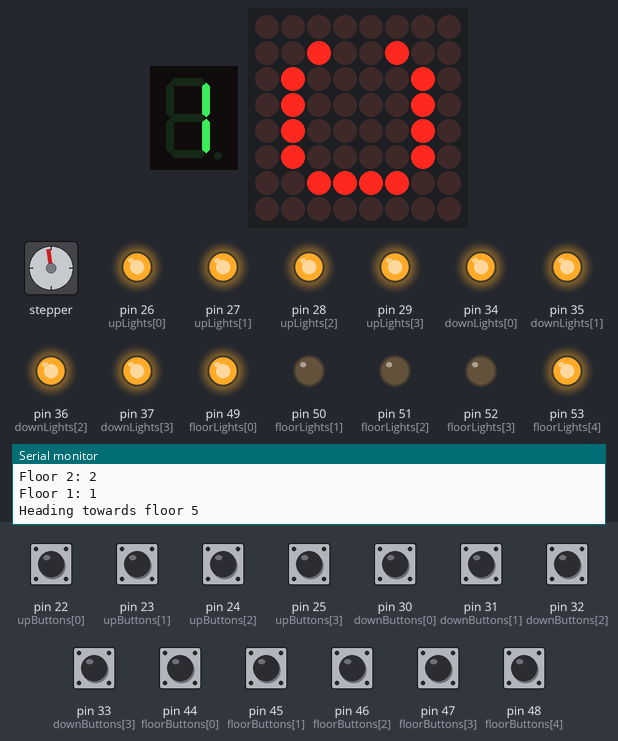
Bench run of a sketch on a simulated Arduino Mega 2560, built with avr-gcc and run on an emulated ATmega2560. Shown: 1-digit seven-segment display, 8×8 LED matrix, stepper motor, output pins drawn as LEDs (lit = HIGH), the last lines printed to the serial monitor. Inputs (shaded band) come from the test bench; at power-on: pin 22 (upButtons[0]), pin 23 (upButtons[1]), pin 24 (upButtons[2]), pin 25 (upButtons[3]), pin 30 (downButtons[0]), pin 31 (downButtons[1]), pin 32 (downButtons[2]), pin 33 (downButtons[3]), pin 44 (floorButtons[0]), pin 45 (floorButtons[1]), pin 46 (floorButtons[2]), pin 47 (floorButtons[3]), pin 48 (floorButtons[4]) HIGH. EEPROM starts erased; stepper angles assume 4096 steps per turn.

Above: at 9.35 s.
9.4 s: pin 44 (floorButtons[0]) pulled LOW for 1.2 s
At 10.6 s:
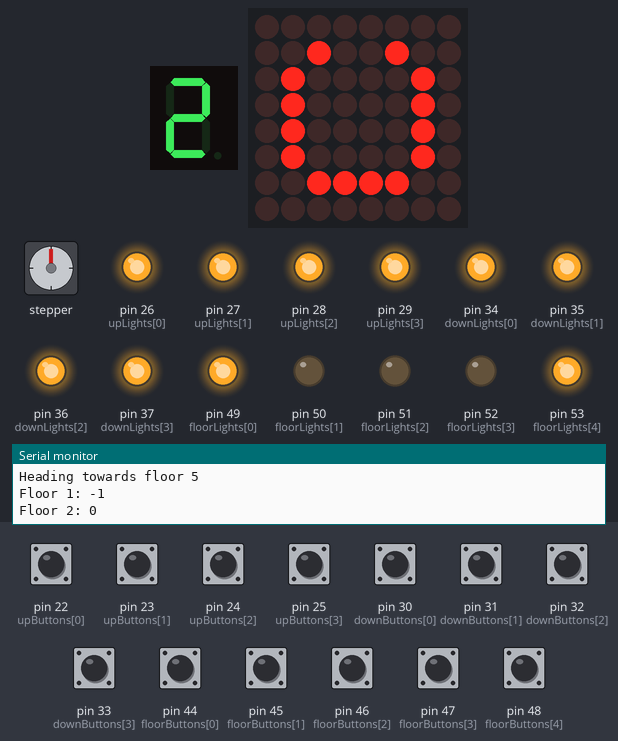
14.3 s: pin 44 (floorButtons[0]) pulled LOW for 1.2 s
At 17.6 s:
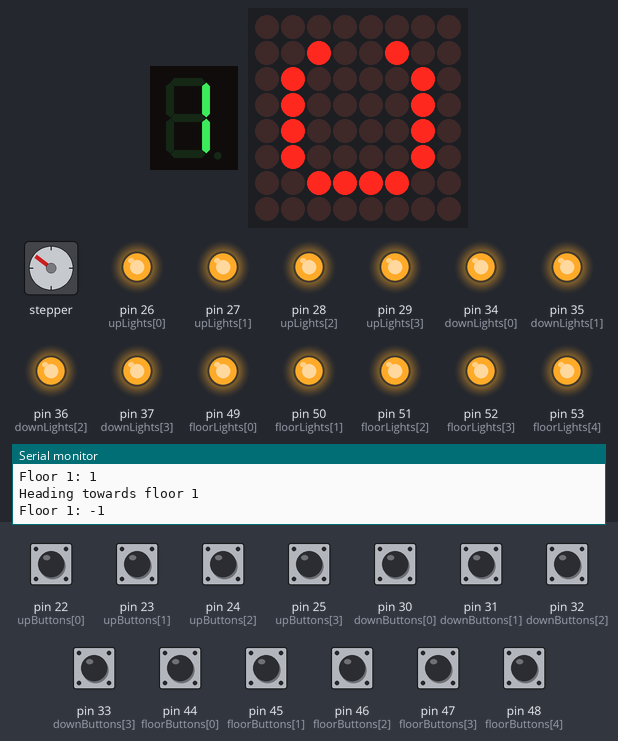
18.6 s: pin 44 (floorButtons[0]) pulled LOW for 1.2 s
At 23.2 s:
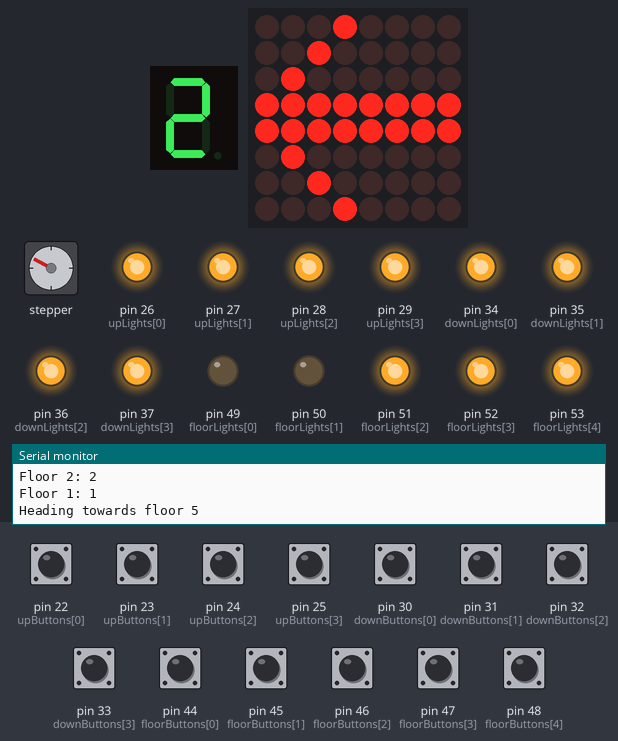
23.7 s: pin 46 (floorButtons[2]) pulled LOW for 1.2 s
26.4 s: pin 46 (floorButtons[2]) pulled LOW for 1.2 s
29.1 s: pin 45 (floorButtons[1]) pulled LOW for 1.2 s
At 36.9 s:
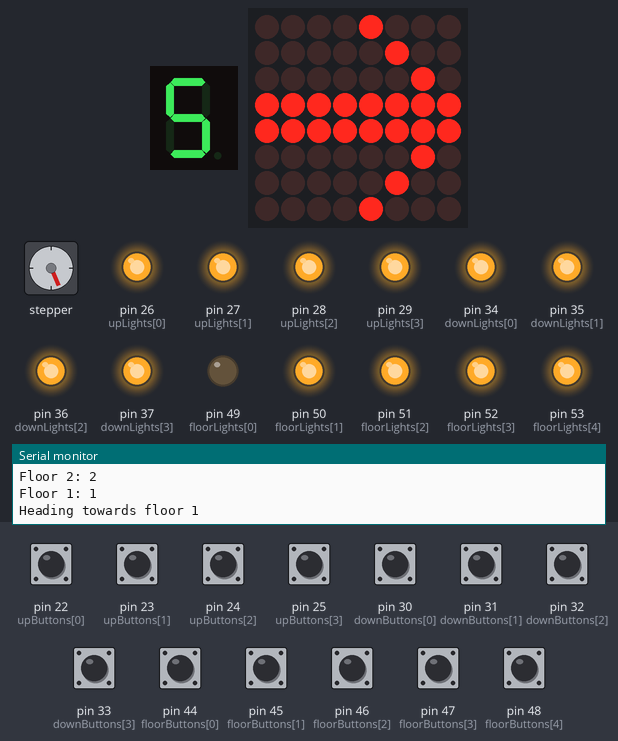
Timing chart, 0 to 37.1 s (numbered marks = the images above; inputs shaded):
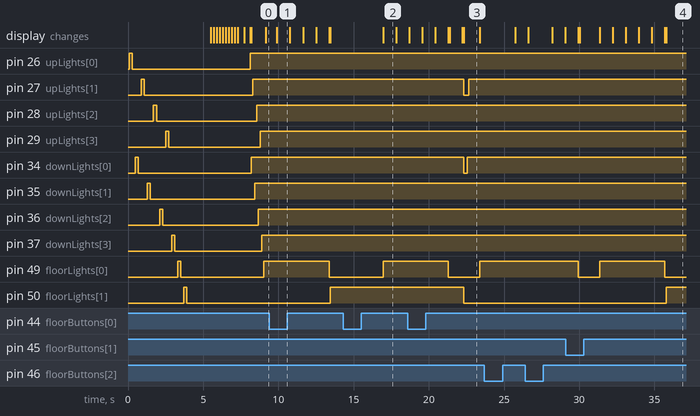

The sketch:

code.ino
```cpp
// Built-in libraries
#include <Stepper.h>
#include <binary.h>
#include <EEPROM.h>

// 3rd-party libraries
#include <LedControlMS.h>
#include <SevenSeg.h>

// Set up GPIO pins and hardware libraries
int upButtons[] = {22, 23, 24, 25};
int upLights[] = {26, 27, 28, 29};
int downButtons[] = {30, 31, 32, 33};
int downLights[] = {34, 35, 36, 37};

int floorButtons[] = {44, 45, 46, 47, 48};
int floorLights[] = {49, 50, 51, 52, 53};

Stepper mainMotor(4096, 9, 10, 11, 12);
SevenSeg floorDisplay(2, 3, 4, 5, 6, 7, 8); // Instantiate a seven segment controller object
LedControl directionMatrix = LedControl(39, 43, 41, 1); // (from left to right from the back: red/blk/yellow/brown/green)

// Logic constants
const int FLOORS = 5;
const int FLOOR_TIMER_START = 30000; // Number of loops to pause at a floor
const int STEPS_PER_TICK = 100;

const int UP = 1;
const int IDLING = 0;
const int DOWN = -1;
const int BOTH = 2; // In case some floor requests both directions
const int EITHER = 3; // In case no call requests, but need to go there from inside

// Logic variables
int floorRequests[] = {IDLING, IDLING, IDLING, IDLING, IDLING};

int currentDirection = IDLING;
int destinationFloor = -1;
int floorTimer = 0;

struct PersistentData {
    int floorLevels[FLOORS];
    int currentPosition = 0; // (measured in steps)
    int currentFloor = 0;
} persistentData;

void setup() {
    Serial.begin(9600);

    mainMotor.setSpeed(4);

    for (int i = 0; i < FLOORS - 1; i++) {
        pinMode(upButtons[i], INPUT_PULLUP);
        pinMode(downButtons[i], INPUT_PULLUP);
        pinMode(upLights[i], OUTPUT);
        pinMode(downLights[i], OUTPUT);
    }
    for (int i = 0; i < FLOORS; i++) {
        pinMode(floorButtons[i], INPUT_PULLUP);
        pinMode(floorLights[i], OUTPUT);
    }

    floorDisplay.setCommonCathode();

    // Wake up the LED matrix from power-saving mode
    directionMatrix.shutdown(0, false);
    // Set a medium brightness for the matrix
    directionMatrix.setIntensity(0, 8);

    EEPROM.get(0, persistentData);
    floorDisplay.writeDigit(persistentData.currentFloor + 1);

    for (int i = 0; i < FLOORS; i++) {
        Serial.println("Loaded data:");
        Serial.print("Floor ");
        Serial.print(i + 1);
        Serial.print(": ");
        Serial.println(persistentData.floorLevels[i]);
    }
    Serial.print("Motor at: ");
    Serial.println(persistentData.currentPosition);

    selfTest();
}

void selfTest() {
    for (int i = 0; i < FLOORS - 1; i++) {
        Serial.print("Up ");
        Serial.println(i);
        quickLight(upLights[i]);
        Serial.print("Down ");
        Serial.println(i);
        quickLight(downLights[i]);
    }

    for (int i = 0; i < FLOORS; i++) {
        Serial.print("Floor ");
        Serial.println(i);
        quickLight(floorLights[i]);
    }

    for (int i = 0; i <= 9; i++) {
        Serial.print("Setting 7-segment to ");
        Serial.println(i);
        floorDisplay.writeDigit(i);
        delay(200);
    }
    floorDisplay.writeDigit(persistentData.currentFloor + 1);

    Serial.println("Up arrow");
    showUpArrow();
    delay(400);
    Serial.println("Down arrow");
    showDownArrow();
    delay(400);
    Serial.println("Clear arrows");
    turnOffArrows();
}

void quickLight(int pin) {
    digitalWrite(pin, HIGH);
    delay(200);
    digitalWrite(pin, LOW);
    delay(200);
}

void loop() {
    // If we're pausing at a floor, blink the corners of the display
    if (floorTimer != 0) {
        if ((floorTimer % 1000) == 0) {
            setMatrixCorners((floorTimer % 2000) == 0);
        }
        floorTimer--;
    }

    // If any call buttons have been pressed, register that and light their lights
    for (int i = 0; i < FLOORS - 1; i++) {
        if (digitalRead(upButtons[i]) == HIGH) {
            if (floorRequests[i] == IDLING || floorRequests[i] == UP) {
                floorRequests[i] = UP;
            } else {
                floorRequests[i] = BOTH;
            }
            digitalWrite(upLights[i], HIGH);
            calcDestination();
            printStatus("UP PRESSED");
        }
        if (digitalRead(downButtons[i]) == HIGH) {
            if (floorRequests[i + 1] == IDLING || floorRequests[i + 1] == DOWN) {
                floorRequests[i + 1] = DOWN;
            } else {
                floorRequests[i + 1] = BOTH;
            }
            digitalWrite(downLights[i], HIGH);
            calcDestination();
            printStatus("DOWN PRESSED");
        }
    }

    // If any inside floor buttons have been pressed, register that and light their lights
    for (int i = 0; i < FLOORS; i++) {
        if (digitalRead(floorButtons[i]) == HIGH) {
            if (i == 0 && digitalRead(floorButtons[4]) == HIGH) {
                // EASTER EGG! Calibration mode.
                enterCalibrationMode();
            } else {
                if (floorRequests[i] == IDLING) {
                    floorRequests[i] = EITHER;
                }
                digitalWrite(floorLights[i], HIGH);
            }
            calcDestination();
            printStatus("FLOOR PRESSED");
        }
    }

    // Go towards our destination
    if (floorTimer == 0 && currentDirection != IDLING) {
        if (currentDirection == UP) {
            mainMotor.step(STEPS_PER_TICK);
            persistentData.currentPosition++;
        } else {
            mainMotor.step(-STEPS_PER_TICK);
            persistentData.currentPosition--;
        }
        EEPROM.put(0, persistentData);

        // If we've reached a floor, open the door and turn off the appropriate lights. This would be
        // more efficient if we didn't loop, but rather, checked the "next expected" floor.
        for (int i = 0; i < FLOORS; i++) {
            if (persistentData.currentPosition == persistentData.floorLevels[i]) {
                floorDisplay.writeDigit(i + 1);
                persistentData.currentFloor = i;
                EEPROM.put(0, persistentData);
                Serial.print("At floor ");
                Serial.print(i + 1);
                Serial.print(": ");
                Serial.println(persistentData.currentPosition);

                printStatus("AT FLOOR");

                // Check to see if someone wanted to go here; if so, stop
                if (floorRequests[i] == EITHER || floorRequests[i] == BOTH ||
                    (currentDirection == UP && floorRequests[i] == UP) ||
                    (currentDirection == DOWN && floorRequests[i] == DOWN) ||
                    i == destinationFloor) {
                    Serial.println("Stopping here!");
                    floorTimer = FLOOR_TIMER_START;

                    // Figure out which lights to turn off
                    digitalWrite(floorLights[i], LOW);

                    if (currentDirection == UP) {
                        digitalWrite(upLights[i], LOW);
                        if (i == destinationFloor) {
                            digitalWrite(downLights[i - 1], LOW);
                        }
                        if (floorRequests[i] == BOTH) {
                            floorRequests[i] = DOWN;
                        } else {
                            floorRequests[i] = IDLING;
                        }
                    } else if (currentDirection == DOWN) {
                        digitalWrite(downLights[i - 1], LOW);
                        if (i == destinationFloor) {
                            digitalWrite(upLights[i], LOW);
                        }
                        if (floorRequests[i] == BOTH) {
                            floorRequests[i] = UP;
                        } else {
                            floorRequests[i] = IDLING;
                        }
                    }

                    calcDestination();
                    printStatus("AFTER STOP");
                }
                break; // Found a floor, no need to check the rest of them
            }
        }
    } else if (currentDirection == IDLING) {
        // No need to go anywhere
        powerOffStepper();
    }
}

void calcDestination() {
    destinationFloor = -1;

    switch (currentDirection) {
    case UP:
    case IDLING:
        for (int i = FLOORS - 1; i > 0; i--) {
            if (floorRequests[i]) {
                destinationFloor = i;
                break;
            }
        }
        break;

    case DOWN:
        for (int i = 0; i < FLOORS; i++) {
            if (floorRequests[i]) {
                destinationFloor = i;
                break;
            }
        }
        break;
    }

    if (destinationFloor == -1 || destinationFloor == persistentData.currentFloor) {
        // Nowhere to go
        currentDirection = IDLING;
        turnOffArrows();
    } else if (destinationFloor > persistentData.currentFloor) {
        currentDirection = UP;
        showUpArrow();
    } else if (destinationFloor < persistentData.currentFloor) {
        currentDirection = DOWN;
        showDownArrow();
    }
}

void printStatus(const char *str) {
    Serial.print("REQUEST STATUS: ");
    Serial.println(str);
    for (int i = FLOORS - 1; i >= 0; i--) {
        Serial.print("Floor ");
        Serial.print(i + 1);
        Serial.print(": ");
        Serial.println(floorRequests[i]);
    }
    Serial.print("Heading towards floor ");
    Serial.println(destinationFloor + 1);
}

void powerOffStepper() {
    digitalWrite(9, LOW);
    digitalWrite(10, LOW);
    digitalWrite(11, LOW);
    digitalWrite(12, LOW);
}

void enterCalibrationMode() {
    showCalibrationMode();
    digitalWrite(floorLights[0], HIGH);
    digitalWrite(floorLights[FLOORS - 1], HIGH);
    persistentData.currentPosition = 0;

    for (int i = 0; i < FLOORS; i++) {
        floorDisplay.writeDigit(i + 1);
        do {
            if (digitalRead(floorButtons[0]) == HIGH) {
                mainMotor.step(-STEPS_PER_TICK);
                persistentData.currentPosition--;
            } else if (digitalRead(floorButtons[FLOORS - 1]) == HIGH) {
                mainMotor.step(STEPS_PER_TICK);
                persistentData.currentPosition++;
            }
        } while (digitalRead(floorButtons[2]) != HIGH);
        persistentData.floorLevels[i] = persistentData.currentPosition;
        Serial.print("Floor ");
        Serial.print(i + 1);
        Serial.print(": ");
        Serial.println(persistentData.currentPosition);

        delay(500); // Allow button to debounce before moving on to next floor
    }
    digitalWrite(floorLights[0], LOW);
    digitalWrite(floorLights[FLOORS - 1], LOW);
    directionMatrix.clearDisplay(0);
    persistentData.currentFloor = FLOORS - 1;
    EEPROM.put(0, persistentData);

    for (int i = 0; i < FLOORS; i++) {
        floorRequests[i] = IDLING;
    }
}

/*
 *  Matrix functions. Note that items are mirror-image left-to-right
 */
void showUpArrow() {
    directionMatrix.setColumn(0, 0, B00011000);
    directionMatrix.setColumn(0, 1, B00111100);
    directionMatrix.setColumn(0, 2, B01011010);
    directionMatrix.setColumn(0, 3, B10011001);
    directionMatrix.setColumn(0, 4, B00011000);
    directionMatrix.setColumn(0, 5, B00011000);
    directionMatrix.setColumn(0, 6, B00011000);
    directionMatrix.setColumn(0, 7, B00011000);
}

void showDownArrow() {
    directionMatrix.setColumn(0, 0, B00011000);
    directionMatrix.setColumn(0, 1, B00011000);
    directionMatrix.setColumn(0, 2, B00011000);
    directionMatrix.setColumn(0, 3, B00011000);
    directionMatrix.setColumn(0, 4, B10011001);
    directionMatrix.setColumn(0, 5, B01011010);
    directionMatrix.setColumn(0, 6, B00111100);
    directionMatrix.setColumn(0, 7, B00011000);
}

void showCalibrationMode() {
    directionMatrix.setColumn(0, 0, B00000000);
    directionMatrix.setColumn(0, 1, B00111100);
    directionMatrix.setColumn(0, 2, B01000010);
    directionMatrix.setColumn(0, 3, B00000010);
    directionMatrix.setColumn(0, 4, B00000010);
    directionMatrix.setColumn(0, 5, B01000010);
    directionMatrix.setColumn(0, 6, B00111100);
    directionMatrix.setColumn(0, 7, B00000000);
}

void setMatrixCorners(boolean value) {
    directionMatrix.setLed(0, 0, 0, value);
    directionMatrix.setLed(0, 0, 7, value);
    directionMatrix.setLed(0, 7, 0, value);
    directionMatrix.setLed(0, 7, 7, value);
}

void turnOffArrows() {
    directionMatrix.clearDisplay(0);
}
```

Measured:
- after the input at 14.3 s, pin 49 (floorLights[0]): LOW → HIGH after 2.7 s instead of 0.91 s
- after the input at 18.6 s, pin 27 (upLights[1]): HIGH → LOW after 3.7 s, → HIGH 0.36 s later; pin 34 (downLights[0]): HIGH → LOW after 3.7 s, → HIGH 0.24 s later; pin 50 (floorLights[1]): HIGH → LOW after 3.7 s
- after the input at 29.1 s, pin 50 (floorLights[1]): LOW → HIGH after 6.7 s instead of 0.93 s
- what the display in image 2 shows lasts 0.8 s, from 17.0 s to 17.8 s
- what the display in image 3 shows lasts 1.1 s, from 22.3 s to 23.4 s
